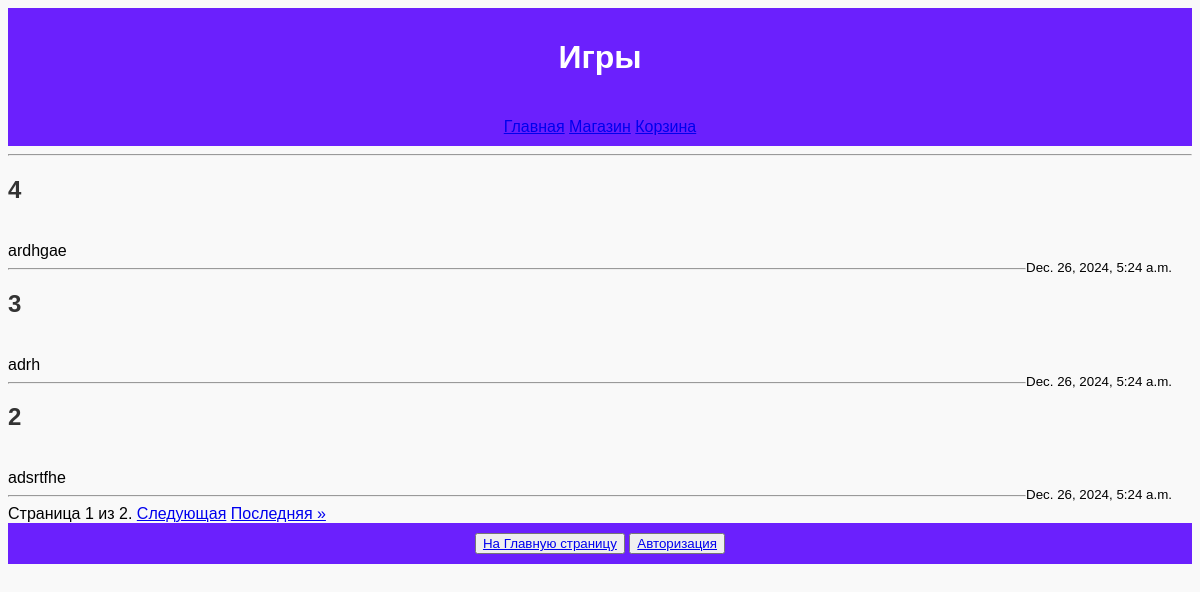
Screenshot of /task/platform/news/ with the database file from the repository.
### task1/models.py (models this page shows)
class News(models.Model):
    title = models.CharField(max_length=50)
    content = models.TextField()
    date = models.DateTimeField(auto_now_add=True)

### task1/views.py (the view)
# urls.py: path('platform/news/', views.news, name='news'),
def news(request):
    news_all = News.objects.all().order_by('-date')    # order_by('-date') Сортировка по дате
    paginator = Paginator(news_all, 3)
    page_number = request.GET.get('page')
    page_obj = paginator.get_page(page_number)
    context = {'news': page_obj}
    return render(request, 'fourth_task/news.html', context)

### templates/fourth_task/news.html (shortened to what this page needs)
{% extends 'fourth_task/base_menu.html' %}
{% block pagename %}<h1>Игры</h1>{% endblock %}
{% block menu %}{{ block.super }}{% endblock %}
{% block content %}
    <hr>
    {% for new in news %}
        <h2>{{ new.title }}</h2>
        <br>
        {{ new.content }}
        <br>
        <small style="float: right; margin-right: 20px;">{{ new.date }}</small>
        <hr>
    {% endfor %}
    <div class="pagination">
        <span class="step-links">
            <span class="current">
                Страница {{ news.number }} из {{ news.paginator.num_pages }}.
            </span>
            {% if news.has_next %}
                <a href="?page={{ news.next_page_number }}">Следующая</a>
                <a href="?page={{ news.paginator.num_pages }}">Последняя &raquo;</a>
            {% endif %}
        </span>
    </div>
{% endblock %}

### static/style.css (style rules this page uses)
body { font-family: Arial, sans-serif; background-color: #f9f9f9; }
h2 { color: #333; }
h1 { text-align: center; }

### rows the page displays
News: title "4", content "ardhgae", date "Dec. 26, 2024, 5:24 a.m."
News: title "3", content "adrh", date "Dec. 26, 2024, 5:24 a.m."
News: title "2", content "adsrtfhe", date "Dec. 26, 2024, 5:24 a.m."

### other values shown
{{ news.number }} "1"
{{ news.paginator.num_pages }} "2"
